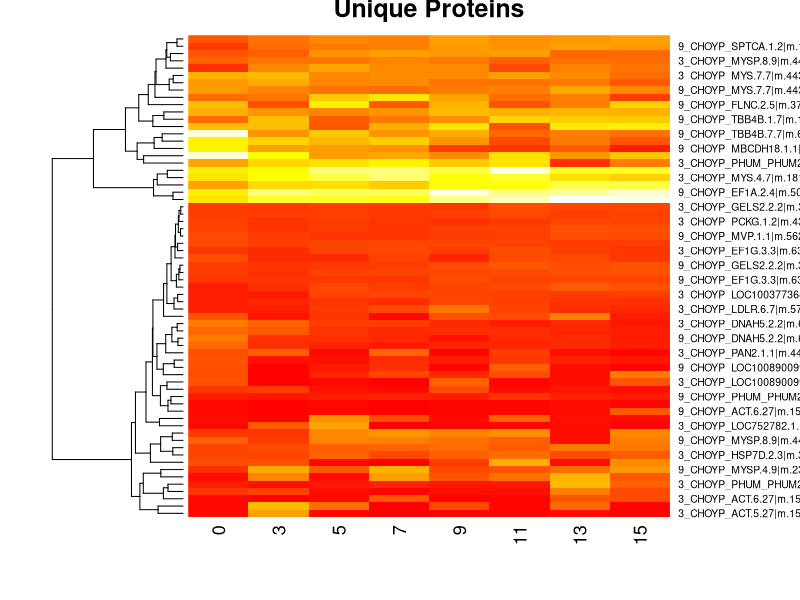
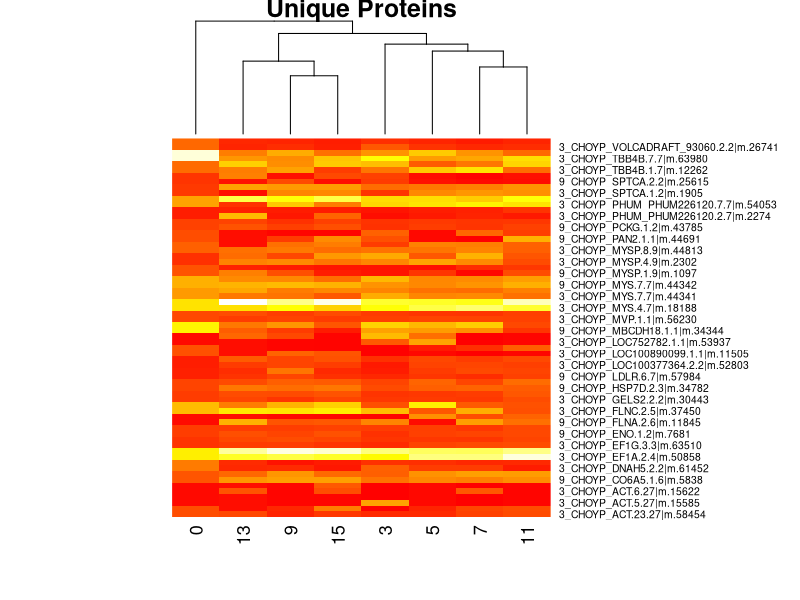
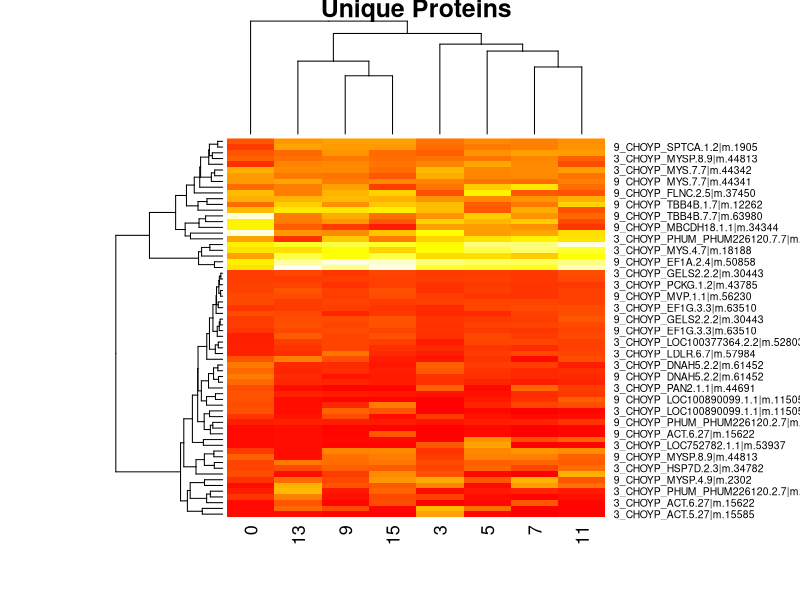
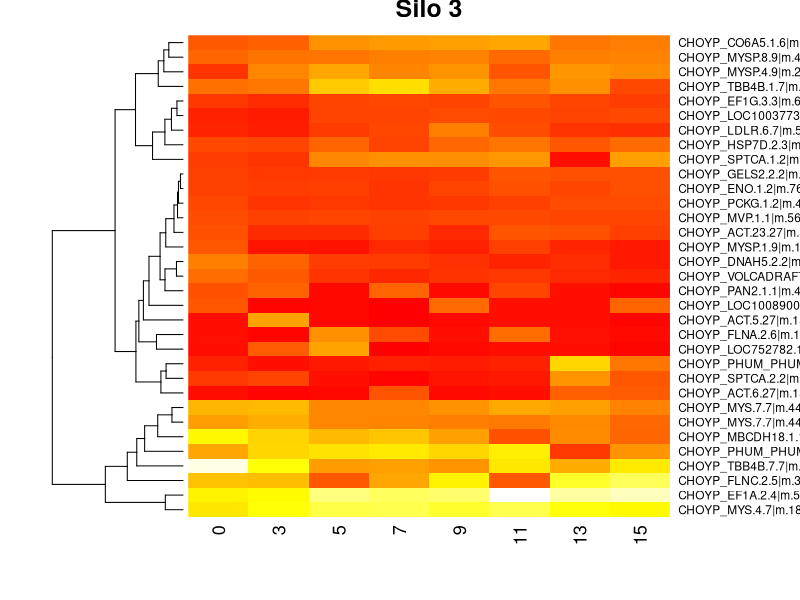
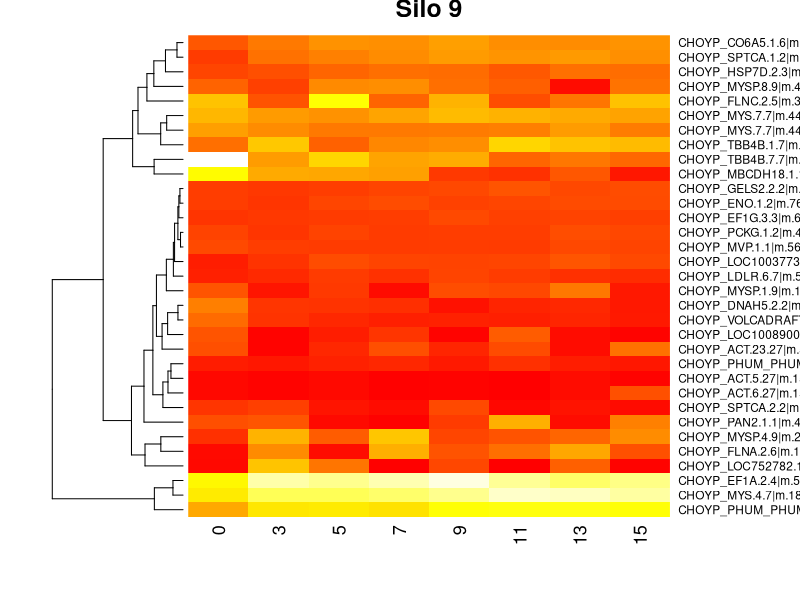

These figures' R source, in order: (Note: this script raises an error after producing the figures.)
#Heatmap

#organize data
unq.prot <- read.csv("unique-clus-prot-silo3_9.csv")
unq.prot <- unq.prot[,c(1:11)]
unq.prot$Protein <-  paste(unq.prot$Silo, "_", unq.prot$Protein, sep = "")
colnames(unq.prot) <- c("Protein", "Cluster","Silo", "0", "3", "5", "7", "9", "11", "13", "15")
row.names(unq.prot) <- unq.prot$Protein
unq.prot <- unq.prot[,-c(1:3)]

#Note that all dendrograms are done with eucledian distance matricies

jpeg(filename = "heatmap-protclus.jpeg", width = 1000, height = 1000)
heatmap(as.matrix(unq.prot), scale = "column", col=heat.colors(256), main="Unique Proteins", Colv=NA)
dev.off()

jpeg(filename = "heatmap-dayclus.jpeg", width = 1000, height = 1000)
heatmap(as.matrix(unq.prot), scale = "column", col=heat.colors(256), main="Unique Proteins", Rowv=NA)
dev.off()

jpeg(filename = "heatmap-allclus.jpeg", width = 1000, height = 1000)
heatmap(as.matrix(unq.prot), scale = "column", col=heat.colors(256), main="Unique Proteins")
dev.off()

#Seperate silos
unq.prot2 <- read.csv("unique-clus-prot-silo3_9.csv")
unq.prot2 <- unq.prot2[,c(1:11)]
unq.prot2 <- unq.prot2[,-c(2)]
colnames(unq.prot2) <- c("Protein", "Silo", "0", "3", "5", "7", "9", "11", "13", "15")

#seperate silos
silo3 <- unq.prot2[ which(unq.prot2$Silo == '3'),]
silo9 <- unq.prot2[ which(unq.prot2$Silo == '9'),]

row.names(silo3) <- silo3$Protein
row.names(silo9) <- silo9$Protein

silo3 <- silo3[,-c(1:2)]
silo9 <- silo9[,-c(1:2)]

jpeg(filename = "heatmap-silo3.jpeg", width = 1000, height = 1000)
heatmap(as.matrix(silo3), scale = "column", col=heat.colors(256), main="Silo 3", Colv=NA)
dev.off()

jpeg(filename = "heatmap-silo9.jpeg", width = 1000, height = 1000)
heatmap(as.matrix(silo9), scale = "column", col=heat.colors(256), main="Silo 9", Colv=NA)
dev.off()

#Try to seperate silos in same heatmap- orginally I thought htis was a good idea but because we know that these proteins cluster differently,
#it seems quite redundant to put them together and cluster them again

#Reformat like for metboanalyst
metboanalyst <- read.csv("../../../MetboAnalyst/silo3_9-Metbo_format.csv")
library(tidyr)

test <- gather(unq.prot2, key = "Time", value = "Abundance", c(3:10))
test <- spread(test, "Protein", "Abundance")

class(test$Time)
test$Time <- as.numeric(test$Time)
test2 <- test[order(test$Time),]
test2$Sample <- paste("S", test2$Silo,"T", test2$Time, sep = "")
test3 <- test2[,c(ncol(test2),1:ncol(test2)-1)]

write.csv(test3, "../../../../../metbo-unqprot-test.csv", row.names = FALSE)

#enter data into metboanalyst

#copied code from metboanalyst

mSet<-InitDataObjects("pktable", "ts", FALSE)

mSet<-SetDesignType(mSet, "time")

mSet<-Read.TextData(mSet, "Replacing_with_your_file_path", "rowts", "disc");

mSet<-SanityCheckData(mSet)

mSet<-ReplaceMin(mSet);

mSet<-Normalization(mSet, "NULL", "NULL", "MeanCenter", ratio=FALSE, ratioNum=20)

mSet<-PlotNormSummary(mSet, "norm_0_", "png", 72, width=NA)

mSet<-PlotSampleNormSummary(mSet, "snorm_0_", "png", 72, width=NA)

mSet<-PlotHeatMap2(mSet, "heatmap2_0_", "png", 72, width=NA, "euclidean","ward.D","bwm","overview", F, 1, F, F)












